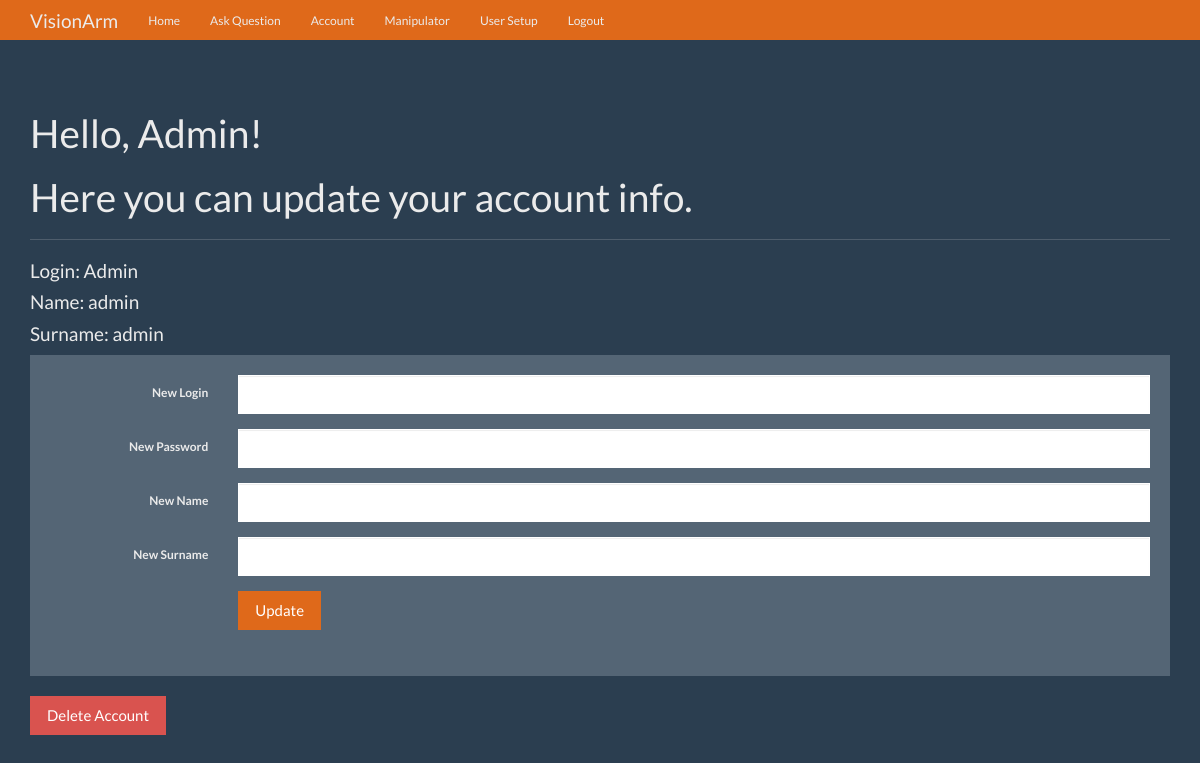
The page /edit (signed in) on the database its author committed.
### visionarm/models.py (models this page shows, shortened)
class User(db.Model, UserMixin):
    id = db.Column(db.Integer, primary_key=True)
    login = db.Column(db.String(50))
    password = db.Column(db.String(100))
    name = db.Column(db.String(50))
    surname = db.Column(db.String(50))
    expert = db.Column(db.Boolean)
    admin = db.Column(db.Boolean)
    questions_asked = db.relationship(
        'Question',
        foreign_keys='Question.asked_by_id',
        backref='asker',
        lazy=True
    )
    answers_requested = db.relationship(
        'Question',
        foreign_keys='Question.expert_id',
        backref='expert',
        lazy=True
    )
    @property
    def unhashed_password(self):
        """
        Property that raises an error when attempting to access the unhashed password.

        Used to prevent direct access to the unhashed password.
        """
        raise AttributeError('Cannot view unhashed password!')

### visionarm/routes/main.py (the view, shortened to what this page needs)
@main.route('/edit', methods=['GET', 'POST'])
@login_required
def edit():
    return render_template('edit.html')

### visionarm/__init__.py (called while the page is built)
def create_app(config_file='settings.py'):
    app = Flask(__name__)
    app.config.from_pyfile(config_file)
    db.init_app(app)
    login_manager.init_app(app)
    login_manager.login_view = 'auth.login'
    @login_manager.user_loader
    def load_user(user_id):
        return User.query.get(user_id)
    app.register_blueprint(main)
    app.register_blueprint(auth)
    app.cli.add_command(create_tables)
    return app

### visionarm/templates/edit.html (shortened to what this page needs)
{% extends 'base.html' %}
{% block content %}
<div class="page-header">
        <h1>Hello, {{ current_user.login }}!</h1>
        <h1>Here you can update your account info.</h1>
      </div>
                <h4>Login: {{current_user.login}}</h4>
                <h4>Name: {{current_user.name}}</h4>
                <h4>Surname: {{current_user.surname}}</h4>
        <div class="row">
          <div class="col-lg-12">
            <div class="well bs-component">
              <form class="form-horizontal" method="POST" action="{{ url_for('main.edit') }}">
                <fieldset>
                  <div class="form-group">
                    <label for="inputLogin" class="col-lg-2 control-label">New Login</label>
                    <div class="col-lg-10">
                      <input type="text" class="form-control" name="new_login" id="inputLogin" required>
                    </div>
                  </div>
                  <div class="form-group">
                    <label for="inputPassword" class="col-lg-2 control-label">New Password</label>
                    <div class="col-lg-10">
                      <input type="password" class="form-control" name="new_unhashed_password" id="inputPassword" required>
                    </div>
                  </div>
                  <div class="form-group">
                    <label for="inputName" class="col-lg-2 control-label">New Name</label>
                    <div class="col-lg-10">
                      <input type="text" class="form-control" name="new_name" id="inputName" required>
                    </div>
                  </div>
                  <div class="form-group">
                    <label for="inputSurname" class="col-lg-2 control-label">New Surname</label>
                    <div class="col-lg-10">
                      <input type="text" class="form-control" name="new_surname" id="inputSurname" required>
                    </div>
                  </div>
                  <div class="form-group">
                    <div class="col-lg-10 col-lg-offset-2">
                      <button type="submit" class="btn btn-primary">Update</button>
                    </div>
                  </div>
                </fieldset>
              </form>
            </div>
            <form action="{{ url_for('main.delete', user_id=current_user.id) }}" method="POST">
              <button type="submit" class="btn btn-danger">Delete Account</button>
            </form>
          </div>
{% endblock %}

### visionarm/static/theme.css (style rules this page uses)
body { padding-top: 70px; padding-bottom: 30px; }

### rows shown on the page
User: login "Admin", name "admin", surname "admin"
